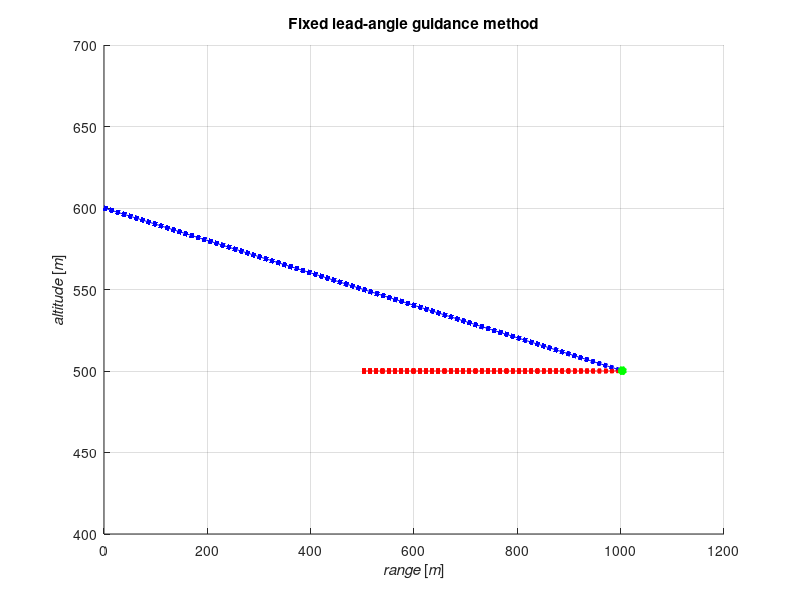

Here is the MATLAB script that generated this plot:
%==========================================================================
% Tutorial Guidance (Steering behaviors)
% Topic : Fixed lead-angle guidance method
% Author: M.Trifonov 
% Email: trifonov.m@yahoo.com
% Date(dd-mm-yyyy): 29-08-2020
%==========================================================================
clc;clear;close all;
% case study, input data
m = 350; %[kg]
S = 0.3; %[m^2]
g = 9.81; %[m/s^2]
% vehicle#1
X(1) = 0; Y(1) = 600; %[m]
V = 600; %[m/s]
% vehicle#2
Xc(1) = 500; Yc(1) = 500; %[m]
Vc = 300; %[m/s]
theta_c = deg2rad(0);
% distance, initial state
r(1) = sqrt((Yc(1) - Y(1))^2+(Xc(1) - X(1))^2); %[m]
% sight angle, initial state
phi(1) = atan((Yc(1) - Y(1))/(Xc(1) - X(1))); %[rad]
% calculation of the lead angle
eta = asin((Vc/V)*sin(phi(1)-theta_c));  % [rad]
% climb angle, initial state
theta(1) = phi(1)-eta(1); %[rad]

% input data for simulation
tk = 100; dt = 0.01;  %[s]
N = tk/dt; % number of iterations

% plotting#1
figure(1);hold on
xlabel('\itrange \rm[\itm\rm]');ylabel('\italtitude \rm[\itm\rm]');
title('Fixed lead-angle guidance method');

for i = 2:N
    % climb angle
    theta(i) = phi(i-1)-eta;
    % distance
    r(i) = r(i-1) + dt*(Vc*cos(phi(i-1)-theta_c)-V*cos(phi(i-1)-theta(i-1)));
    % sight angle
    phi(i) = phi(i-1) + dt*((-Vc*sin(phi(i-1)-theta_c)+V*sin(phi(i-1)-theta(i-1)))/r(i-1));
    % g-force, lateral load
    Ny = (-V/g)*((Vc*sin(phi(i-1)-theta_c)-V*sin(eta))/r(i-1));

    % calculation coordinates using the Euler's method
    X(i) = X(i-1) + dt*(V*cos(theta(i-1)));
    Y(i) = Y(i-1) + dt*(V*sin(theta(i-1)));
    Xc(i) = Xc(i-1) + dt*(Vc*cos(theta_c));
    Yc(i) = Yc(i-1) + dt*(Vc*sin(theta_c));
    
    % conditional breakpoint
    D = sqrt((X(i)-Xc(i))^2 + (Y(i)-Yc(i))^2);
    if D < 1 %[m]
        break;
    end
    
    % plotting#2 
    drawnow
    axis([0 1200 400 700])
    plot(X,Y,':b','Linewidth',3),grid on,hold on;
    plot(Xc,Yc,':r','Linewidth',3),grid on,hold on;
end
% plotting#3 
plot(X,Y,'b'),grid on,hold on;
plot(Xc,Yc,'r'),grid on,hold on;
plot(X(end),Y(end),'*g','Linewidth',3),grid on,hold on;